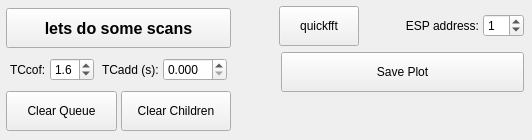
        <widget class="QWidget" name="tab_3">
         <attribute name="title">
          <string>scans</string>
         </attribute>
         <layout class="QHBoxLayout" name="horizontalLayout_30">
          <property name="spacing">
           <number>4</number>
          </property>
          <property name="leftMargin">
           <number>4</number>
          </property>
          <property name="topMargin">
           <number>4</number>
          </property>
          <property name="rightMargin">
           <number>4</number>
          </property>
          <property name="bottomMargin">
           <number>4</number>
          </property>
          <item>
           <layout class="QVBoxLayout" name="verticalLayout_14">
            <property name="spacing">
             <number>4</number>
            </property>
            <property name="leftMargin">
             <number>2</number>
            </property>
            <property name="topMargin">
             <number>2</number>
            </property>
            <property name="rightMargin">
             <number>2</number>
            </property>
            <property name="bottomMargin">
             <number>2</number>
            </property>
            <item>
             <widget class="QPushButton" name="PB_scans">
              <property name="minimumSize">
               <size>
                <width>40</width>
                <height>40</height>
               </size>
              </property>
              <property name="font">
               <font>
                <pointsize>12</pointsize>
                <weight>75</weight>
                <bold>true</bold>
               </font>
              </property>
              <property name="text">
               <string>lets do some scans</string>
              </property>
             </widget>
            </item>
            <item>
             <layout class="QHBoxLayout" name="horizontalLayout_3">
              <property name="spacing">
               <number>4</number>
              </property>
              <property name="leftMargin">
               <number>2</number>
              </property>
              <property name="topMargin">
               <number>2</number>
              </property>
              <property name="rightMargin">
               <number>2</number>
              </property>
              <property name="bottomMargin">
               <number>2</number>
              </property>
              <item>
               <layout class="QHBoxLayout" name="horizontalLayout_15">
                <property name="spacing">
                 <number>4</number>
                </property>
                <property name="leftMargin">
                 <number>2</number>
                </property>
                <property name="topMargin">
                 <number>2</number>
                </property>
                <property name="rightMargin">
                 <number>2</number>
                </property>
                <property name="bottomMargin">
                 <number>2</number>
                </property>
                <item>
                 <widget class="QLabel" name="label_10">
                  <property name="text">
                   <string>TCcof:</string>
                  </property>
                 </widget>
                </item>
                <item>
                 <widget class="QDoubleSpinBox" name="SB_TCcof">
                  <property name="decimals">
                   <number>1</number>
                  </property>
                  <property name="minimum">
                   <double>0.000000000000000</double>
                  </property>
                  <property name="maximum">
                   <double>4.000000000000000</double>
                  </property>
                  <property name="value">
                   <double>1.600000000000000</double>
                  </property>
                 </widget>
                </item>
               </layout>
              </item>
              <item>
               <layout class="QHBoxLayout" name="horizontalLayout_21">
                <property name="spacing">
                 <number>4</number>
                </property>
                <property name="leftMargin">
                 <number>2</number>
                </property>
                <property name="topMargin">
                 <number>2</number>
                </property>
                <property name="rightMargin">
                 <number>2</number>
                </property>
                <property name="bottomMargin">
                 <number>2</number>
                </property>
                <item>
                 <widget class="QLabel" name="label_18">
                  <property name="text">
                   <string>TCadd (s):</string>
                  </property>
                 </widget>
                </item>
                <item>
                 <widget class="QDoubleSpinBox" name="SB_TCadd">
                  <property name="decimals">
                   <number>3</number>
                  </property>
                  <property name="maximum">
                   <double>10.000000000000000</double>
                  </property>
                  <property name="value">
                   <double>0.000000000000000</double>
                  </property>
                 </widget>
                </item>
               </layout>
              </item>
             </layout>
            </item>
            <item>
             <layout class="QHBoxLayout" name="horizontalLayout_24">
              <item>
               <widget class="QPushButton" name="PB_clearQueue">
                <property name="minimumSize">
                 <size>
                  <width>0</width>
                  <height>40</height>
                 </size>
                </property>
                <property name="text">
                 <string>Clear Queue</string>
                </property>
               </widget>
              </item>
              <item>
               <widget class="QPushButton" name="PB_clearChildren">
                <property name="minimumSize">
                 <size>
                  <width>0</width>
                  <height>40</height>
                 </size>
                </property>
                <property name="text">
                 <string>Clear Children</string>
                </property>
               </widget>
              </item>
             </layout>
            </item>
           </layout>
          </item>
          <item>
           <spacer name="horizontalSpacer_3">
            <property name="orientation">
             <enum>Qt::Horizontal</enum>
            </property>
            <property name="sizeHint" stdset="0">
             <size>
              <width>40</width>
              <height>20</height>
             </size>
            </property>
           </spacer>
          </item>
          <item>
           <layout class="QVBoxLayout" name="verticalLayout_16">
            <property name="spacing">
             <number>4</number>
            </property>
            <property name="leftMargin">
             <number>2</number>
            </property>
            <property name="topMargin">
             <number>2</number>
            </property>
            <property name="rightMargin">
             <number>2</number>
            </property>
            <property name="bottomMargin">
             <number>2</number>
            </property>
            <item>
             <layout class="QHBoxLayout" name="horizontalLayout_25">
              <property name="spacing">
               <number>4</number>
              </property>
              <property name="leftMargin">
               <number>0</number>
              </property>
              <property name="topMargin">
               <number>0</number>
              </property>
              <property name="rightMargin">
               <number>0</number>
              </property>
              <property name="bottomMargin">
               <number>0</number>
              </property>
              <item>
               <widget class="QPushButton" name="PB_quickFFT">
                <property name="minimumSize">
                 <size>
                  <width>0</width>
                  <height>40</height>
                 </size>
                </property>
                <property name="text">
                 <string>quickfft</string>
                </property>
               </widget>
              </item>
              <item>
               <spacer name="horizontalSpacer_2">
                <property name="orientation">
                 <enum>Qt::Horizontal</enum>
                </property>
                <property name="sizeHint" stdset="0">
                 <size>
                  <width>40</width>
                  <height>20</height>
                 </size>
                </property>
               </spacer>
              </item>
              <item>
               <layout class="QHBoxLayout" name="horizontalLayout_26">
                <property name="spacing">
                 <number>4</number>
                </property>
                <property name="leftMargin">
                 <number>2</number>
                </property>
                <property name="topMargin">
                 <number>2</number>
                </property>
                <property name="rightMargin">
                 <number>2</number>
                </property>
                <property name="bottomMargin">
                 <number>2</number>
                </property>
                <item>
                 <widget class="QLabel" name="label_6">
                  <property name="text">
                   <string>ESP address:</string>
                  </property>
                  <property name="alignment">
                   <set>Qt::AlignRight|Qt::AlignTrailing|Qt::AlignVCenter</set>
                  </property>
                 </widget>
                </item>
                <item>
                 <widget class="QSpinBox" name="SP_ESPaddress">
                  <property name="value">
                   <number>1</number>
                  </property>
                 </widget>
                </item>
               </layout>
              </item>
             </layout>
            </item>
            <item>
             <layout class="QHBoxLayout" name="horizontalLayout_27">
              <property name="spacing">
               <number>4</number>
              </property>
              <property name="leftMargin">
               <number>2</number>
              </property>
              <property name="topMargin">
               <number>2</number>
              </property>
              <property name="rightMargin">
               <number>2</number>
              </property>
              <property name="bottomMargin">
               <number>2</number>
              </property>
              <item>
               <widget class="QPushButton" name="PB_savePlot">
                <property name="minimumSize">
                 <size>
                  <width>0</width>
                  <height>40</height>
                 </size>
                </property>
                <property name="text">
                 <string>Save Plot</string>
                </property>
               </widget>
              </item>
             </layout>
            </item>
            <item>
             <spacer name="verticalSpacer">
              <property name="orientation">
               <enum>Qt::Vertical</enum>
              </property>
              <property name="sizeHint" stdset="0">
               <size>
                <width>20</width>
                <height>40</height>
               </size>
              </property>
             </spacer>
            </item>
           </layout>
          </item>
         </layout>
        </widget>
